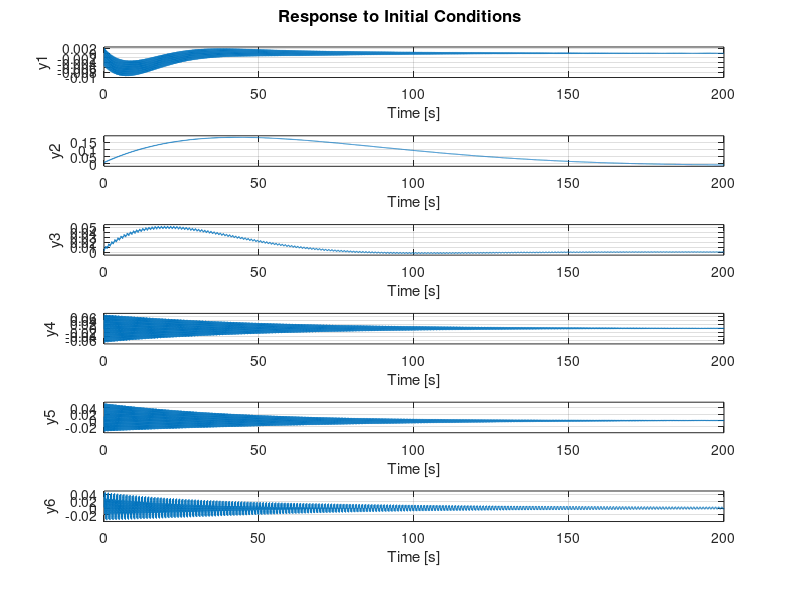
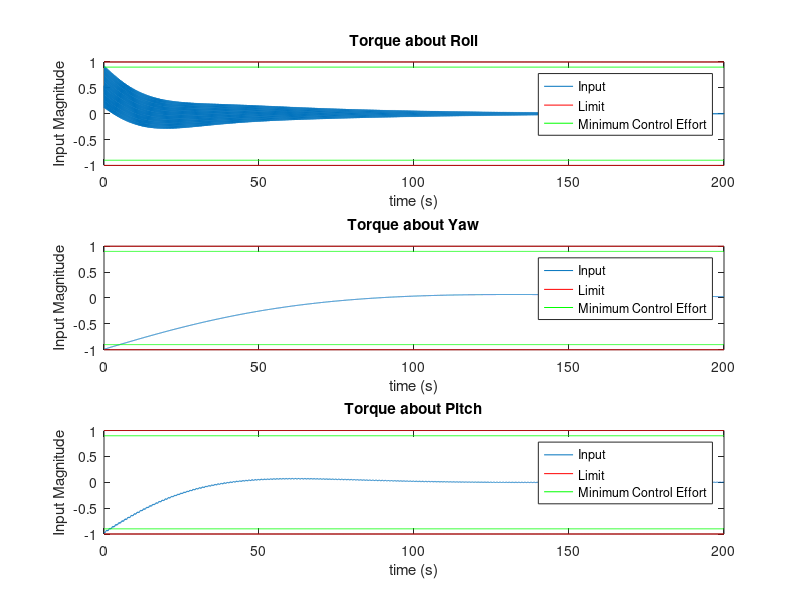
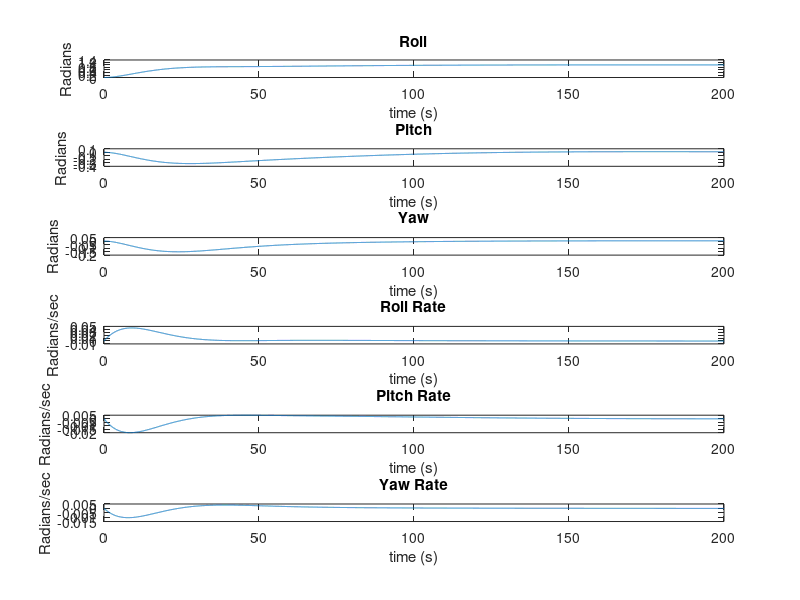

Here is the MATLAB script that generated these plots, in order:
close all;
clear all;

load('sat.mat')

%% a)

% First ensure that the system is controllable and observable.
cont_r = rank(ctrb(A,B));  % The rank of this is 10. So not controllable.
obsv_r = rank(obsv(A,C));  % The rank of this is 12. So not observable.

% Since the system is not controllable or observable. I need to ensure that
% it is stabilizable and detectable.

% Detectability: The system is detectable iff every eigen value vector of A
% corresponding to an eigenvalue with a positive or zero real part is not
% in the kernal of C.
eig_A = eig(A);
detectable = 1;
for ii=1:length(eig_A)
   if real(eig_A(ii)) >= 0
       PHB = [A-eig_A(ii)*eye(18); C];
       if rank(PHB) < 18
           detectable = 0;
       end
   end
end
% The value of detectable is still 1. So the system is detectable.

% Stabilizability: The system is stabilizable iff every eigenvector of A'
% corresponding to and eigenvalue with a positive or zero real part is not
% in the kernal of B'.
eig_A = eig(A);
stabilizable = 1;
for ii=1:length(eig_A)
   if real(eig_A(ii)) >= 0
       PHB = [A-eig_A(ii)*eye(18) B];
       if rank(PHB) < 18
           stabilizable = 0;
       end
   end
end
% The value of stabilizable is still 1. So the system is stabilizable.

%%%% Now that I know that the system is both stabilizable and detectable, I
%%%% can start to create an LQR and LQG controller. 

%%%% LQR
% I will use Bryson's rule to create my Q1 and R1 matrices as a starting point for
% the LQR controller.
max_x = 2;                      % Desired maximum state deviation from equilibrium.
Q1 = diag(ones(18,1)/max_x^2);
q = 1;                          % Used to tune performance
Q = q*Q1;

max_u = 1;                      % Desired maximum input deviation from equilibrium.
R1 = diag(ones(3,1)/max_u^2);
r = diag([5,2000,120]);        % Used to tune performance to meet input constraints.
R=r*R1;

[K,S,E] = lqr(A,B,Q,R);
K
eig(A-B*K); % Ensure that the eigen values are all less than zero.

%%%% LQG
% I will use the known noise covariance to and model disturbance covariance
% To construct my D and N covariance matrices.
Dk = eye(3,3)*10^-3;
Nk = diag([ones(3,1)*10^-5;ones(3,1)*10^-10]);

[Kest,L,P] = kalman(ss(A,B,C,D),Dk,Nk);
L
eig(A-L*C);   % Ensure that the eigen values are all less than zero.

%%%% Plot the results of the controller.
figure(1),clf;
initial(ss(A-B*K,B*0,C,D),ones(18,1));

%% b)
% Run the simulation again to get the state values
[Y,T,X] =initial(ss(A-B*K,B*0,C,D),ones(18,1));

% Get the input values since u = -Kx;
u =-K*X';

% Plot the input
figure(2),clf;
subplot(3,1,1)
plot(T,u(1,:));
hold on
plot(T,ones(1,length(T))*1,'r')
plot(T,ones(1,length(T))*0.9,'g')
plot(T,-ones(1,length(T))*1,'r')
plot(T,-ones(1,length(T))*0.9,'g')
title('Torque about Roll');
xlabel('time (s)')
ylabel('Input Magnitude');
legend('Input','Limit','Minimum Control Effort');

subplot(3,1,2)
plot(T,u(2,:));
hold on
plot(T,ones(1,length(T))*1,'r')
plot(T,ones(1,length(T))*0.9,'g')
plot(T,-ones(1,length(T))*1,'r')
plot(T,-ones(1,length(T))*0.9,'g')
title('Torque about Yaw');
xlabel('time (s)')
ylabel('Input Magnitude');
legend('Input','Limit','Minimum Control Effort');

subplot(3,1,3)
plot(T,u(3,:));
hold on
plot(T,ones(1,length(T))*1,'r')
plot(T,ones(1,length(T))*0.9,'g')
plot(T,-ones(1,length(T))*1,'r')
plot(T,-ones(1,length(T))*0.9,'g')
title('Torque about Pitch');
xlabel('time (s)')
ylabel('Input Magnitude');
legend('Input','Limit','Minimum Control Effort');

% Verify that the maximum input value is between 0.9 and 1.
max(abs(u),[],2); 
% The maximum values are [0.91;0.9905;0.9813]. Thus the system constraints
% are satisfied.

%% c)

% I want to controll yaw to 1 radian. I need to find an equilibrium input
% for this state such that Ax_d +Bu_eq = 0.
x_d = zeros(18,1);
x_d(1) = 1;          % Desired x_state.
A*x_d;               % Since this value is zero, u_eq is also zero. This 
                     % Simplifies the problem. 

% Using section 23.6.1 in the book. I need my input to be
% u = -K(x-x_d) + u_eq =>  -K(x-x_d)


temp = zeros(18,1);
temp(1) = 1;
% Set it up such that x_dot = Ax -B*K(x-x_d) with a step input.
[Y,T,X] = step(ss(A-B*K,+B*K*temp,C,0));

% Plot the results. I am plotting X instead of Y because Y is not even
% close to being the pointing angles and angular velocities.
figure(3),clf;
subplot(6,1,1);
plot(T,X(:,1))
title("Roll");
xlabel('time (s)')
ylabel('Radians');

subplot(6,1,2);
plot(T,X(:,2))
title("Pitch");
xlabel('time (s)')
ylabel('Radians');

subplot(6,1,3);
plot(T,X(:,3))
title("Yaw");
xlabel('time (s)')
ylabel('Radians');

subplot(6,1,4);
plot(T,X(:,10))
title("Roll Rate");
xlabel('time (s)')
ylabel('Radians/sec');

subplot(6,1,5);
plot(T,X(:,11))
title("Pitch Rate");
xlabel('time (s)')
ylabel('Radians/sec');

subplot(6,1,6);
plot(T,X(:,12))
title("Yaw Rate");
xlabel('time (s)')
ylabel('Radians/sec');

